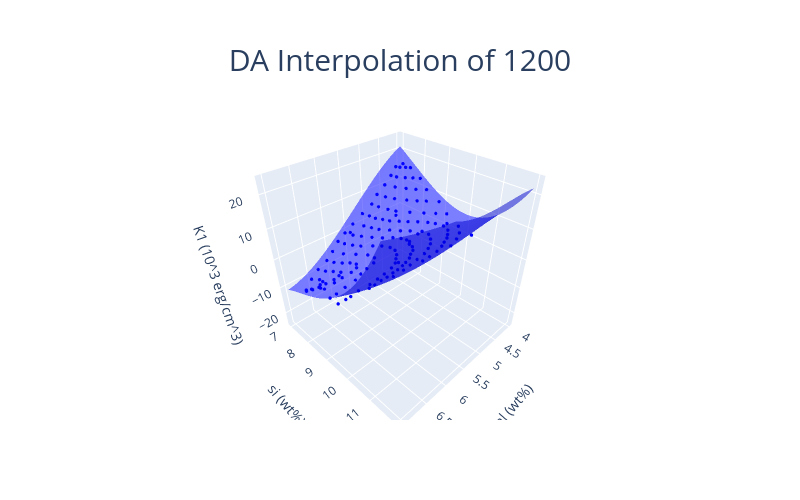
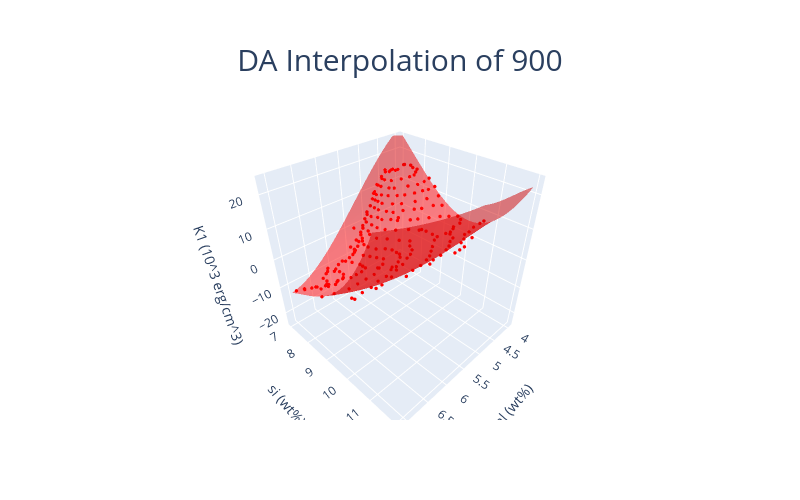
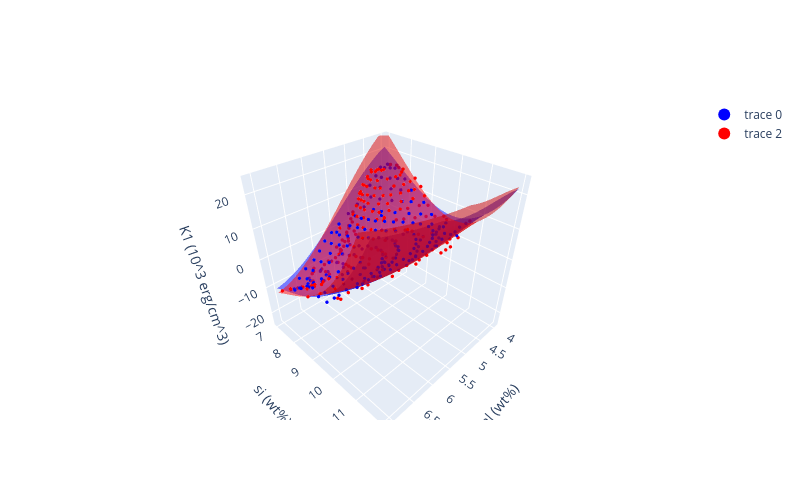

The notebook cell these images were saved under, in order:
### Code cell
MergedDAInterpolationPlotter(
	merged_descriptors_target,
	data_assimilator,
	surface
).plot()
